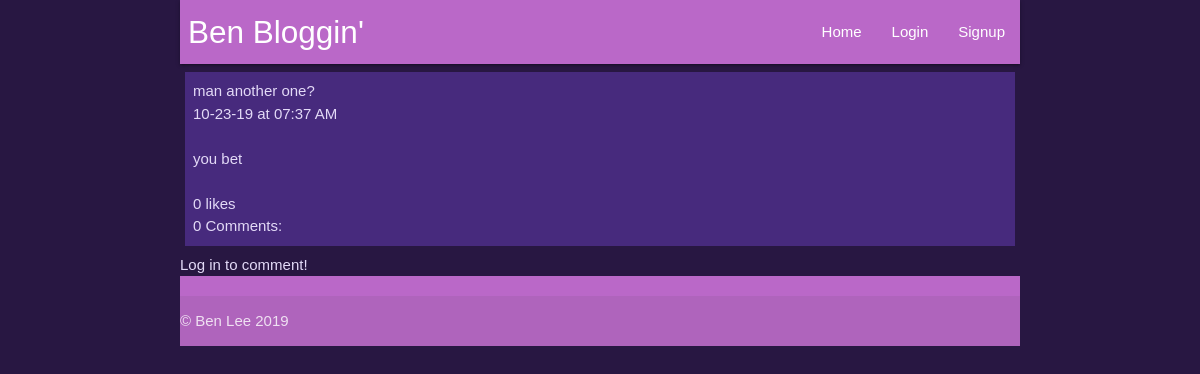
The app's page /ben/posts/69/ with its own data.
### posts/models.py (models this page shows)
class Post(models.Model):
        title = models.CharField(max_length=100)
        pub_date = models.DateTimeField('date published', auto_now_add=True)
        body = models.TextField()
        user = models.ForeignKey(User, on_delete=models.CASCADE, null=True)
        def utc_to_local(self, utc_datetime):
	        return utc_datetime.astimezone(tz=None)
        def __str__(self):
	        date = self.utc_to_local(self.pub_date).strftime('%m-%d-%y')
	        time = self.utc_to_local(self.pub_date).strftime('%I:%M %p')
	        return '%s at %s \n\n %s \n\n' % (date, time, self.body)

### posts/views.py (the view)
# urls.py: url(r'^(?P<post_number>\d+)/$', views.displayPost, name='display-post'),
def displayPost(request, username, post_number):
    post = Post.objects.get(user=User.objects.get(username=username), id=post_number)
    comments = Comment.objects.filter(post=post)
    if request.method == "POST":
        comment_text = request.POST.get('the_comment')
        comment = Comment(body=comment_text, post=post, user=request.user)
        comment.save()
        user = request.user.username
        num_comments = post.comment_set.count()
        response_data = {
        'comment': str(comment),
        'comment_id': comment.id,
        'user':user,
        'comment_count': num_comments
        }
        return JsonResponse(response_data)
    else:
        comment_form = CommentForm()
        reply_form = ReplyForm()
    num_comments = post.comment_set.count()
    context = {
        'post': post,
        'comments':comments,
        'num_comments':num_comments,
        'comment_form': comment_form,
        'reply_form': reply_form # not initially in template. generated via ajax call if user clicks on reply link.
    }
    return render(request, 'posts/single_post.html', context)

### posts/templatetags/likes_features.py (called while the page is built)
@register.simple_tag
def like_text(count):
	if count == 1:
		return str(count) + " like"
	else:
		return str(count) + " likes"

@register.simple_tag
def comment_text(count):
	if count == 1:
		return str(count) + " Comment"
	else:
		return str(count) + " Comments"

### posts/templates/posts/single_post.html (shortened to what this page needs)
{% extends 'Blog/base.html' %}
{% load likes_features %}
{% block content %}
<div class="post">
{{ post.title|linebreaksbr }}<br>
{{ post|linebreaksbr }}
<span class="likes" id="like-{{ post.id }}">
{% like_text post.like_set.count %}
</span>
	<div id="comment-section">
	<span id="comment-count">{% comment_text post.comment_set.count %}:</span><br>
	</div>
</div>
{% if user.is_authenticated %}
	<form action="" method="post" id="comment-form">
	{% csrf_token %}
	<h2>Comment:</h2>
		<table>
		{{ comment_form.as_table }}
		</table>
		<input type="submit", value="Chime in!">
	</form>
{% else %}
Log in to comment!
{% endif %}
{% endblock content %}

### static/Blog/site.css (style rules this page uses)
body { color: #E3DAF7; background-color: #281742; font-family: Roboto Slab, Arial, Georgia, serif; }
.post { background-color: #472A7D; padding: 8px; margin: 8px 5px; }

### records on screen
Post: title "man another one?", pub_date+body "10-23-19 at 07:37 AM you bet", id "0 likes", id "0 Comments"
